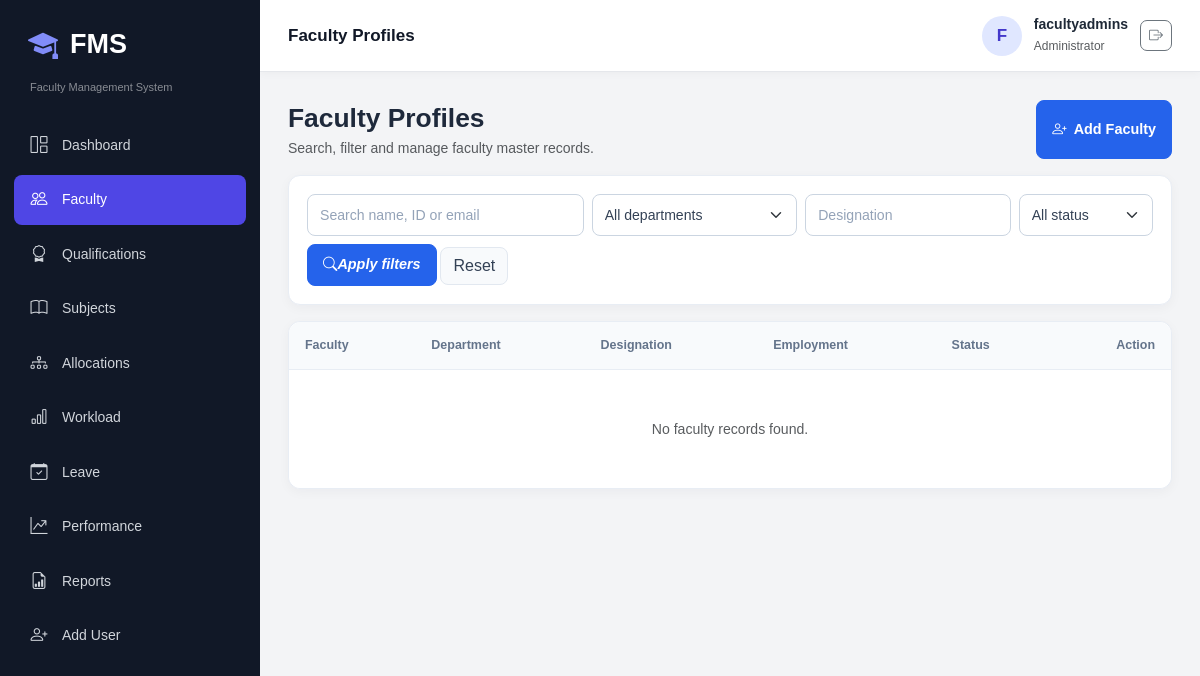
The page /faculty/ (signed in) on the database as committed earlier.
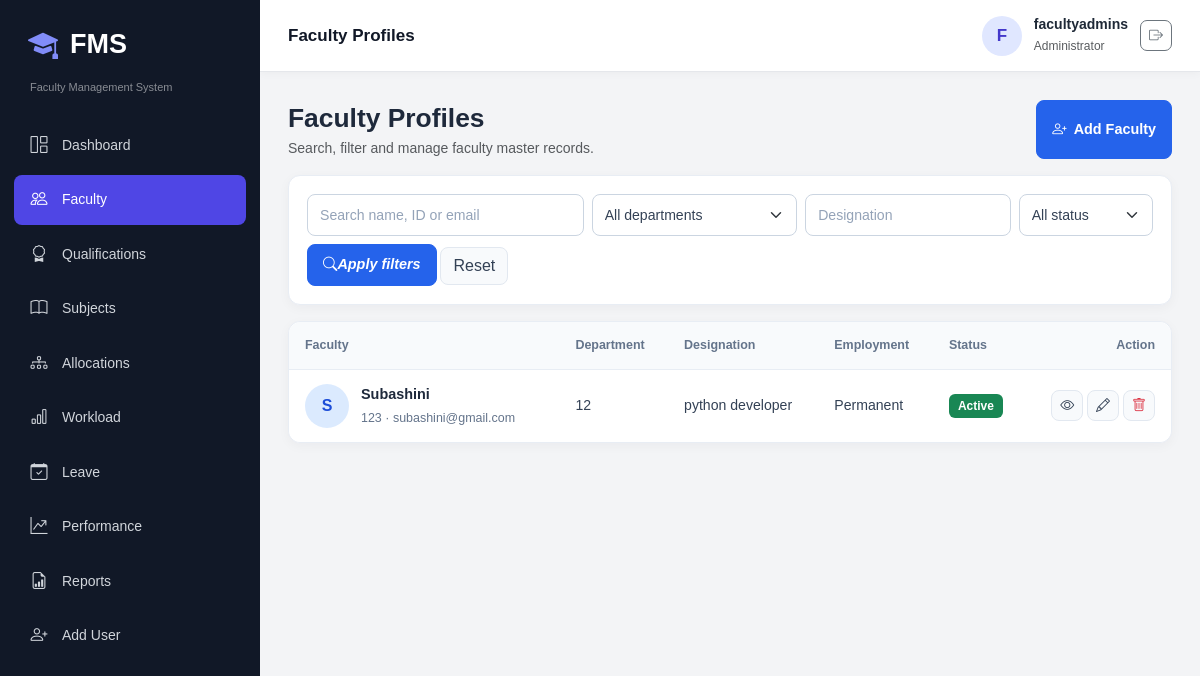
The same page on the database as committed later.
### fms_app/models.py (models this page shows, shortened)
class Faculty(models.Model):
    EMPLOYMENT_CHOICES = [('Permanent', 'Permanent'), ('Contract', 'Contract'), ('Visiting', 'Visiting')]
    STATUS_CHOICES = [('Active', 'Active'), ('Inactive', 'Inactive')]
    GENDER_CHOICES = [('Male', 'Male'), ('Female', 'Female'), ('Other', 'Other')]
    faculty_id = models.CharField(max_length=30, unique=True)
    name = models.CharField(max_length=120)
    profile_photo = models.ImageField(upload_to='faculty/', blank=True, null=True)
    gender = models.CharField(max_length=20, choices=GENDER_CHOICES)
    dob = models.DateField(blank=True, null=True)
    email = models.EmailField(unique=True)
    phone = models.CharField(max_length=15)
    address = models.TextField(blank=True)
    department = models.ForeignKey(Department, on_delete=models.PROTECT)
    designation = models.CharField(max_length=80)
    joining_date = models.DateField()
    employment_type = models.CharField(max_length=20, choices=EMPLOYMENT_CHOICES)
    experience = models.DecimalField(max_digits=4, decimal_places=1, default=0)
    status = models.CharField(max_length=20, choices=STATUS_CHOICES, default='Active')
    user = models.OneToOneField(User, on_delete=models.SET_NULL, null=True, blank=True)
    created_at = models.DateTimeField(auto_now_add=True)
    updated_at = models.DateTimeField(auto_now=True)

class Department(models.Model):
    name = models.CharField(max_length=100, unique=True)
    code = models.CharField(max_length=20, unique=True)
    status = models.BooleanField(default=True)

### fms_app/views.py (the view)
@login_required
@role_required('ADMIN', 'HOD')
def faculty_list(request):
    qs = Faculty.objects.select_related('department').all().order_by('name')
    q = request.GET.get('q', '')
    department = request.GET.get('department', '')
    designation = request.GET.get('designation', '')
    status = request.GET.get('status', '')
    if get_role(request.user) == 'HOD':
        profile = getattr(request.user, 'userprofile', None)
        if profile and profile.department:
            qs = qs.filter(department=profile.department)
    if q:
        qs = qs.filter(Q(name__icontains=q) | Q(faculty_id__icontains=q) | Q(email__icontains=q))
    if department:
        qs = qs.filter(department_id=department)
    if designation:
        qs = qs.filter(designation__icontains=designation)
    if status:
        qs = qs.filter(status=status)
    paginator = Paginator(qs, 8)
    page = paginator.get_page(request.GET.get('page'))
    return render(request, 'faculty/list.html', {'page': page, 'departments': Department.objects.filter(status=True), 'q': q, 'designation': designation, 'status': status})

### fms_app/templates/faculty/list.html (shortened to what the changed rows need)
{% extends 'base.html' %}
{% load static %}
{% block extra_css %}
    <link rel="stylesheet" href="{% static 'css/faculty/faculty.css' %}">
{% endblock %}
{% block content %}
  <div class="card">
    <div class="table-responsive">
        <table class="table align-middle mb-0">
            <thead>
                <tr>
                    <th>Faculty</th>
                     <th>Department</th>
                      <th>Designation</th>
                       <th>Employment</th>
                        <th>Status</th>
                         <th class="text-end">Action</th>
                </tr>
            </thead>
            <tbody>
                {% for f in page %}
                <tr>
                    <td>
                        <div class="faculty-name">
                            {% if f.profile_photo %}
                            <img
                                        src="{{ f.profile_photo.url }}"
                                        alt="{{ f.name }}"
                                    >
                                {% else %}
                                    <span>
                                        {{ f.name|first }}
                                    </span>
                                {% endif %}
                                <div>
                                    <strong>
                                        {{ f.name }}
                                    </strong>
                                    <small>
                                        {{ f.faculty_id }} · {{ f.email }}
                                    </small>
                                </div>
                            </div>
                        </td>
                        <td>
                            {{ f.department.code }}
                        </td>
                        <td>
                            {{ f.designation }}
                        </td>
                        <td>
                            {{ f.employment_type }}
                        </td>
                        <td>
                            <span class="badge
                                {% if f.status == 'Active' %}
                                    text-bg-success
                                {% else %}
                                    text-bg-secondary
                                {% endif %}
                            ">
                                {{ f.status }}
                            </span>
                        </td>
                        <td class="text-end">
                            <a
                                href="{% url 'faculty_detail' f.pk %}"
                                class="btn btn-sm btn-light"
                                title="View"
                            >
                                <i class="bi bi-eye"></i>
                            </a>
                            <a
                                href="{% url 'faculty_edit' f.pk %}"
                                class="btn btn-sm btn-light"
                                title="Edit"
                            >
                                <i class="bi bi-pencil"></i>
                            </a>
                            {% if request.user.is_superuser or request.user.userprofile.role == 'ADMIN' %}
                                <form
                                    method="post"
                                    action="{% url 'faculty_delete' f.pk %}"
                                    class="d-inline delete-form"
                                >
                                    <button
                                        type="submit"
                                        class="btn btn-sm btn-light text-danger"
                                        title="Delete"
                                    >
                                        <i class="bi bi-trash"></i>
                                    </button>
                                </form>
                            {% endif %}
                        </td>
                    </tr>
                {% empty %}
                    <tr>
                        <td
                            colspan="6"
                            class="text-center py-5 text-muted"
                        >
                            No faculty records found.
                        </td>
                    </tr>
                {% endfor %}
            </tbody>
        </table>
    </div>
  </div>
  {% endblock %}

Rows that differ between the two databases and show on the page:
added Faculty: name|first "S", name "Subashini", faculty_id "123", email "subashini@gmail.com", department.code "12", designation "python developer", employment_type "Permanent", status "Active"
Other text that changed with them:
text no longer shown: "No faculty records found."
